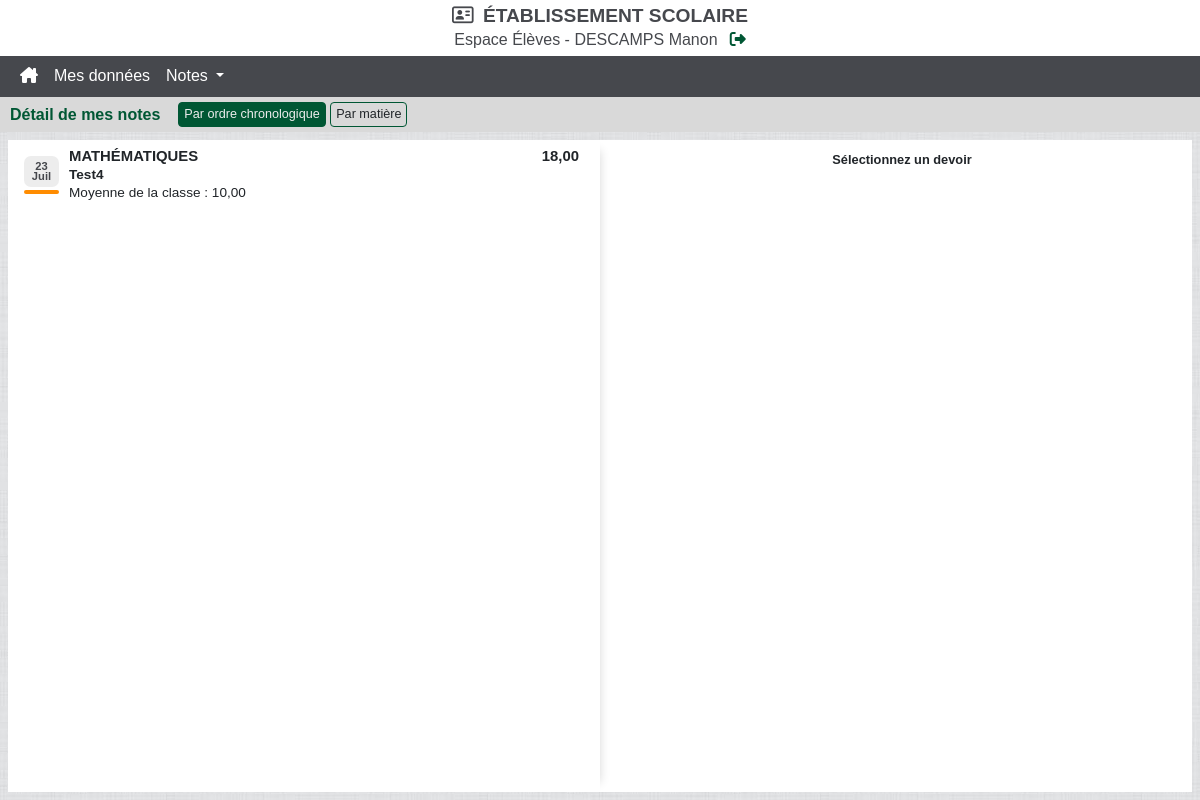
Page /old/notes.php (signed in) on the committed database.
### tables this page shows
CREATE TABLE `Notes` (
  `idNote` int(11) NOT NULL PRIMARY KEY AUTO_INCREMENT,
  `idEleve` int(11) NOT NULL,
  `idControle` int(11) NOT NULL,
  `note` varchar(5) DEFAULT NULL
);

CREATE TABLE `Controles` (
  `idControle` int(11) NOT NULL PRIMARY KEY AUTO_INCREMENT,
  `idEnseignement` int(11) NOT NULL,
  `nomControle` varchar(255) NOT NULL,
  `coefficient` float NOT NULL,
  `dates` date NOT NULL
);

CREATE TABLE `Matiere` (
  `idMatiere` int(11) NOT NULL PRIMARY KEY AUTO_INCREMENT,
  `nom` varchar(255) NOT NULL,
  `description` varchar(255) NOT NULL
);

### old/notes.php (the view, shortened to what this page needs)
<?php
$listMatiere = [
    'Maths' => [1 => '#ff8c00', 2 => 'Mathématiques'],
    'Fran' => [1 => '#27ae60', 2 => 'Français'],
    'Ang' => [1 => '#d35400', 2 => 'Anglais'],
    'All' => [1 => '#2980b9', 2 => 'Allemand'],
    'PC' => [1 => '#f1c40f', 2 => 'Physique Chimie'],
    'SVT' => [1 => '#c0392b', 2 => 'Sciences de la vie et de la Terre'],
    'EPS' => [1 => '#9b59b6', 2 => 'Éducation physique et sportive'],
    'HG' => [1 => '#00cccc', 2 => 'Histoire Géographie'],
];
require 'assets/header.php';
if ($_SESSION['role'] == 'Eleve') {
    $IdEleve = $_SESSION['id'];
} elseif ($_SESSION['role'] == 'Parent') {
    $IdEleve = $_SESSION['idEleve'][$_GET['enfants']];
    $ClasseEleve = $_SESSION['classe'][$_GET['enfants']];
}
?>
<?php if ($_SESSION['role'] == 'Eleve' || $_SESSION['role'] == 'Parent'): ?>
    <div class="choice-bar d-flex align-items-center justify-content-between">
        <div class="d-flex align-items-center">
            <div class="choice-title">
                <?php if ($_SESSION['role'] == 'Eleve'): ?>
                    Détail de mes notes
                <?php elseif ($_SESSION['role'] == 'Parent'): ?>
                    Détail des notes
                <?php endif; ?>
            </div>
            <div class="dropdown d-inline ms-2">
                <form action="" method="POST">
                    <label class="btn btn-sm" for="chronologique"> Par ordre chronologique </label>
                    <label class="btn btn-sm" for="matiere"> Par matière </label>
                </form>
            </div>
        </div>
    </div>
    <?php if ($_SESSION['role'] == 'Eleve' || ($_SESSION['role'] == 'Parent' && isset($_GET['enfants']))): ?>
        <div class="listEleve table-responsive" style="overflow: hidden !important;">
            <div class="row align-items-center detail-notes">
                <div class="col">
                    <div class="column-notes" <?php if (isset($_POST['ordres']) && $_POST['ordres'] == 'matiere') {echo 'style="bottom: 90px;"';} ?>>
                        <ul class="list-group list-group-flush">
                            <?php if (!isset($_POST['ordres']) || $_POST['ordres'] == 'chronologique'): ?>
                                <?php
                                $queryControleEleve = "SELECT Notes.note, Controles.idControle, Controles.nomControle, Controles.dates, Matiere.description, Matiere.nom FROM Notes INNER JOIN Controles ON Notes.idControle = Controles.idControle INNER JOIN Enseignement ON Controles.idEnseignement = Enseignement.idEnseignement INNER JOIN Profs ON Enseignement.idProf = Profs.idProf INNER JOIN Matiere ON Profs.idMatiere = Matiere.idMatiere WHERE Notes.idEleve = " . $IdEleve . " AND Notes.note <> 'NULL' ORDER BY Controles.dates DESC;";
                                $reqControleEleve = mysqli_query($link,$queryControleEleve);
                                while ($idControleEleve = mysqli_fetch_array($reqControleEleve)): ?>
                                    <li class="list-group-item list-group-item-action form-check <?php if (isset($_POST['notes']) && $_POST['notes'] == $idControleEleve['idControle']) {echo 'notes-active';} ?>" style="margin-bottom:0; padding: 0;">
                                        <?php
                                        $queryControleMoyenne = "SELECT Notes.note, Controles.coefficient FROM Notes INNER JOIN Controles ON Notes.idControle = Controles.idControle WHERE Notes.idControle = " . $idControleEleve['idControle'] . ";";
                                        $reqControleMoyenne = mysqli_query($link,$queryControleMoyenne);
                                        $sommeNote = $sommeNoteNbre = NULL;
                                        while ($idControleMoyenne = mysqli_fetch_array($reqControleMoyenne)) {
                                            if ($idControleMoyenne['note'] != 'Abs' && $idControleMoyenne['note'] != 'N.Not' && $idControleMoyenne['note'] != 'Disp') {
                                                $sommeNote += (float)$idControleMoyenne['note'];
                                                $sommeNoteNbre++;
                                            }
                                        }
                                        ?>
                                        <form action="<?= '#idNote' . $idControleEleve['idControle'] ?>" method="POST">
                                            <label <?= 'for="note' . $idControleEleve['idControle'] . '"'?> class="d-flex" id="<?= 'idNote' . $idControleEleve['idControle'] ?>">
                                                <div class="column-notes-dates">
                                                    <div class="date-notes">
                                                        <?php
                                                        $date = explode('|', date_format(date_create($idControleEleve['dates']), 'd|n'));
                                                        echo $date[0] . ' ' . $month[$date[1]-1][1];
                                                        ?>
                                                    </div>
                                                    <div class="after-date-notes" style="background-color: <?= $listMatiere[$idControleEleve['nom']][1] ?>;"></div>
                                                </div>
                                                <div class="descriptif-notes">
                                                    <div class="d-flex w-100 justify-content-between">
                                                        <span class="descriptif-notes-matiere"> <?= $idControleEleve['description'] ?> </span>
                                                        <span class="descriptif-notes-de-la-matiere"> <?php if ($idControleEleve['note'] != 'Abs' && $idControleEleve['note'] != 'N.Not' && $idControleEleve['note'] != 'Disp') {echo number_format((float)$idControleEleve['note'], 2, ',', ' ');} else {echo $idControleEleve['note'];} ?> </span>
                                                    </div>
                                                    <span class="descriptif-notes-name-controle"> <?= $idControleEleve['nomControle'] ?> </span> <br>
                                                    <span class="descriptif-notes-moyenne">Moyenne de la classe : <?php if (gettype($sommeNote) != 'NULL') {echo number_format($sommeNote / $sommeNoteNbre, 2, ',', ' ');} else {echo 'N.Not';} ?> </span>
                                                </div>
                                            </label>
                                        </form>
                                    </li>
                                <?php endwhile; ?>
                            <?php endif; ?>
                        </ul>
                    </div>
                </div>
                <div class="col">
                    <div class="column-note">
                        <?php if (isset($_POST['notes']) || isset($_POST['notesM'])): ?>
                            <?php
                            if (isset($_POST['notesM'])) {$_POST['notes'] = $_POST['notesM'];}
                            $queryNoteEleve = "SELECT Notes.note, Controles.idControle, Controles.nomControle, Controles.dates, Matiere.nom, Matiere.description FROM Notes INNER JOIN Controles ON Notes.idControle = Controles.idControle INNER JOIN Enseignement ON Controles.idEnseignement = Enseignement.idEnseignement INNER JOIN Profs ON Enseignement.idProf = Profs.idProf INNER JOIN Matiere ON Profs.idMatiere = Matiere.idMatiere WHERE Notes.idControle = " . $_POST['notes'] . " AND Notes.idEleve = " . $IdEleve . " AND Notes.note <> 'NULL';";
                            $reqNoteEleve = mysqli_query($link,$queryNoteEleve);
                            while ($idNoteEleve = mysqli_fetch_array($reqNoteEleve)): ?>
                                <div class="d-flex pb-3">
                                    <div class="column-note-icon"> <span class="logo-note"> &#8530; </span> </div>
                                    <div class="titre-de-la-note">
                                        <span class="descriptif-notes-matiere"> <?= $idNoteEleve['description'] ?> </span> <br>
                                        <span class="descriptif-notes-name-controle"> <?= $idNoteEleve['nomControle'] ?> </span> <br>
                                        <span class="descriptif-notes-moyenne">
                                            Note du
                                            <?php
                                                $date = explode('|', date_format(date_create($idNoteEleve['dates']), 'd|n|Y'));
                                                echo $date[0] . ' ' . $month[$date[1]-1][0] . ' ' . $date[2];
                                            ?>
                                        </span>
                                    </div>
                                </div>
                                <div class="description-de-la-note">
                                    <div class="description-note">
                                        <span class="notes-eleves"> Note élève : </span>
                                        <span class="notes-eleves"> <?php if (gettype($idNoteEleve['note']) != 'NULL' && $idNoteEleve['note'] != 'Abs' && $idNoteEleve['note'] != 'N.Not' && $idNoteEleve['note'] != 'Disp') {echo number_format((float)$idNoteEleve['note'], 2, ',', ' ');} elseif (gettype($idNoteEleve['note']) == 'NULL') {echo 'N.Not';} else {echo $idNoteEleve['note'];} ?> </span>
                                    </div>
                                    <?php
                                    $queryControleEleveMoyenne = "SELECT Notes.note, Controles.coefficient FROM Notes INNER JOIN Controles ON Notes.idControle = Controles.idControle WHERE Notes.idControle = " . $idNoteEleve['idControle'] . " AND Notes.note <> 'NULL' AND Notes.note <> 'Abs' AND Notes.note <> 'N.Not' AND Notes.note <> 'Disp';";
                                    $reqControleEleveMoyenne = mysqli_query($link,$queryControleEleveMoyenne);
                                    $sommeNote = $sommeNoteNbre = $notePlus = $noteMoins = NULL;
                                    while ($idControleEleveMoyenne = mysqli_fetch_array($reqControleEleveMoyenne)) {
                                        if (gettype($idControleEleveMoyenne['note']) != 'NULL' && $idControleEleveMoyenne['note'] != 'N.Not' && $idControleEleveMoyenne['note'] != 'Abs' && $idControleEleveMoyenne['note'] != 'Disp') {
                                            $sommeNote += (float)$idControleEleveMoyenne['note'];
                                            $sommeNoteNbre ++;
                                            $coefficient = $idControleEleveMoyenne['coefficient'];
                                            if (!isset($notePlus)) {
                                                $notePlus = (float)$idControleEleveMoyenne['note'];
                                            } elseif ($notePlus < (float)$idControleEleveMoyenne['note']) {
                                                $notePlus = (float)$idControleEleveMoyenne['note'];
                                            }
                                            if (!isset($noteMoins)) {
                                                $noteMoins = (float)$idControleEleveMoyenne['note'];
                                            } elseif ($noteMoins > (float)$idControleEleveMoyenne['note']) {
                                                $noteMoins = (float)$idControleEleveMoyenne['note'];
                                            }
                                        }
                                    }
                                    ?>
                                    <div class="description-note">
                                        <span class=""> Moyenne classe : </span> <?php if (gettype($sommeNote) != 'NULL') {echo number_format($sommeNote / $sommeNoteNbre, 2, ',', ' ');} else {echo 'N.Not';} ?>
                                    </div>
                                    <div class="description-note">
                                        <span class=""> Note la plus haute : </span> <?= number_format($notePlus, 2, ',', ' ') ?>
                                    </div>
                                    <div class="description-note">
                                        <span class=""> Note la plus basse : </span> <?= number_format($noteMoins, 2, ',', ' ') ?>
                                    </div>
                                    <div class="description-note"> <span class=""> Coefficient : </span> <?= $coefficient ?> </div>
                                </div>
                            <?php endwhile; ?>
                        <?php else: ?>
                            <div class="bandeau-annonce" style="margin-top: -5px!important">Sélectionnez un devoir</div>
                        <?php endif ?>
                    </div>
                </div>
            </div>
        </div>
    <?php endif ?>
<?php endif ?>
<?php
require 'assets/footer.php';
?>

### old/assets/style.css (style rules this page uses)
:root { --main5: #46484d; --main4: #005734; --main3: #008655; --main2: #d9d9d9; --main1: #ededed; }
body { font-family: "Montserrat", Arial, Verdana, Geneva, Helvetica, sans-serif; }
.choice-bar { background-color: var(--main2)!important; padding: 5px 10px; }
.choice-title { font-weight: bold; color: var(--main4); padding-right: 10px; }
input[type="radio"]:checked + .btn { padding: 2px 5px!important; font-size: 0.79rem; border-color: var(--main4); background-color: var(--main4); color: var(--main1); }
input[type="radio"] + .btn, input[type="radio"] + .btn:hover { padding: 2px 5px!important; font-size: 0.79rem; border-color: var(--main4); }
.listEleve { margin: 8px; background-color: white; position: absolute!important; overflow: auto!important; inset: 0!important; top: 132px!important; }
.bandeau-annonce { font-weight: 800; text-align: center; font-size: 0.8rem; margin-top: 5px!important; }
.detail-notes .column-notes { position: absolute; inset: 0; right: 50%; padding-right: 5px!important; overflow-y: auto!important; box-shadow: 0.6rem 0.05rem 0.6rem -0.6rem rgba(0, 0, 0, 0.1607843137); }
.detail-notes .column-notes-dates { align-self: center; width: 35px; }
.detail-notes label { padding: 8px 16px!important; margin: 0; }
.detail-notes .date-notes { background-color: var(--main1); color: var(--main5); align-self: start; border-radius: 7px; font-size: 0.7rem; font-weight: 600; text-align: center; line-height: 0.95; padding: 5px 6px; text-align: center; }
.detail-notes .after-date-notes { margin-top: 3px; border-radius: 18px; height: 4px!important; }
.detail-notes .descriptif-notes { padding-left: 10px; line-height: 1.2; font-size: 0.93rem; min-width: calc(100% - 35px); }
.descriptif-notes-matiere { text-transform: uppercase; font-weight: 800; }
.descriptif-notes-de-la-matiere { font-weight: 800; }
.detail-notes .descriptif-notes-moyenne { font-size: 0.85rem; font-weight: 200; }
.detail-notes .descriptif-notes-name-controle { font-size: 0.85rem; font-weight: 700; }
.detail-notes .column-note { padding: 15px 10px!important; }

### rows in the picture
notes: idControle.dates "23", idControle.dates "Juil", matiere.description "MATHÉMATIQUES", note "18,00", idControle.nomControle "Test4", sommeNoteNbre "10,00"

### other values in the picture
$role "Élèves"
$_SESSION['nom'] "DESCAMPS"
$_SESSION['prenom'] "Manon"
